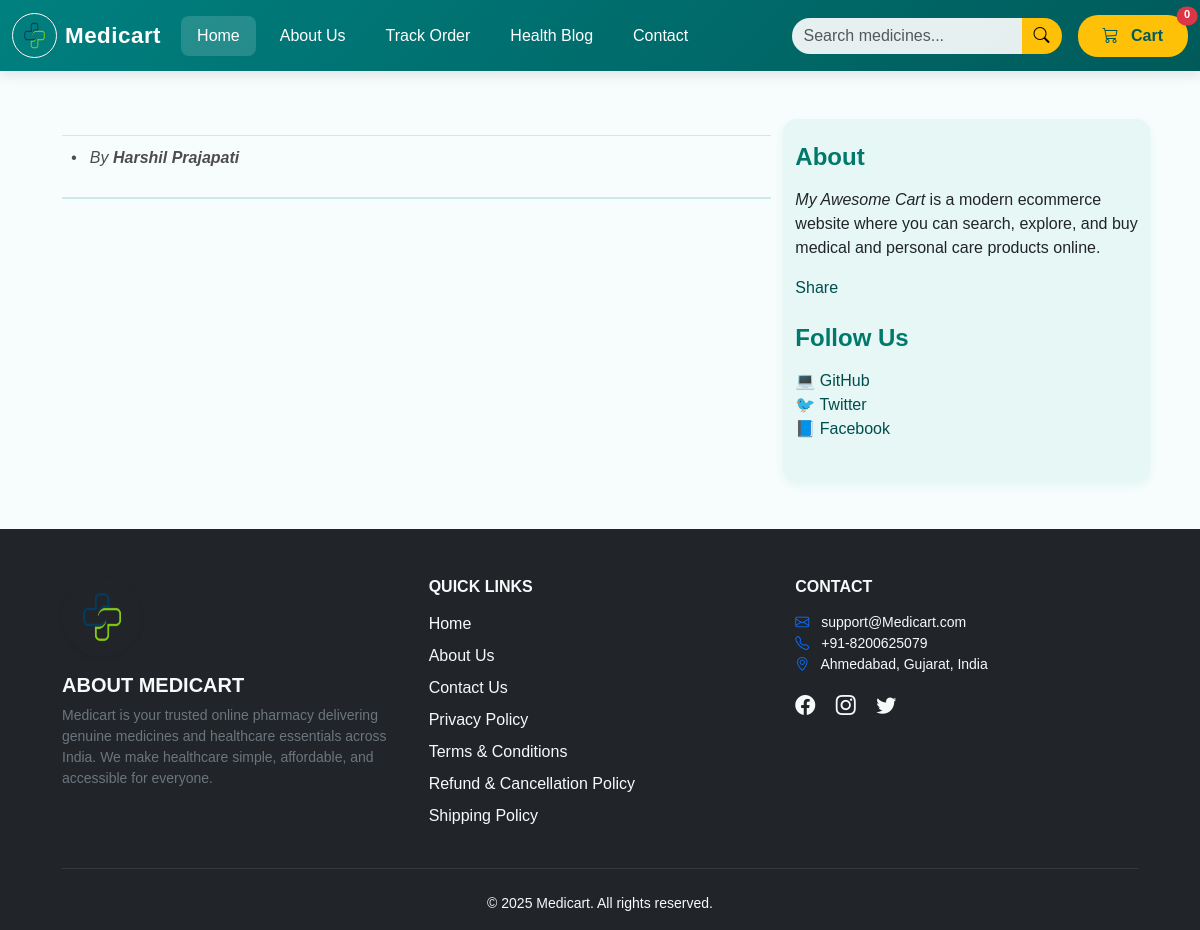
The page /blog/blogpost/2 on the database as committed earlier.
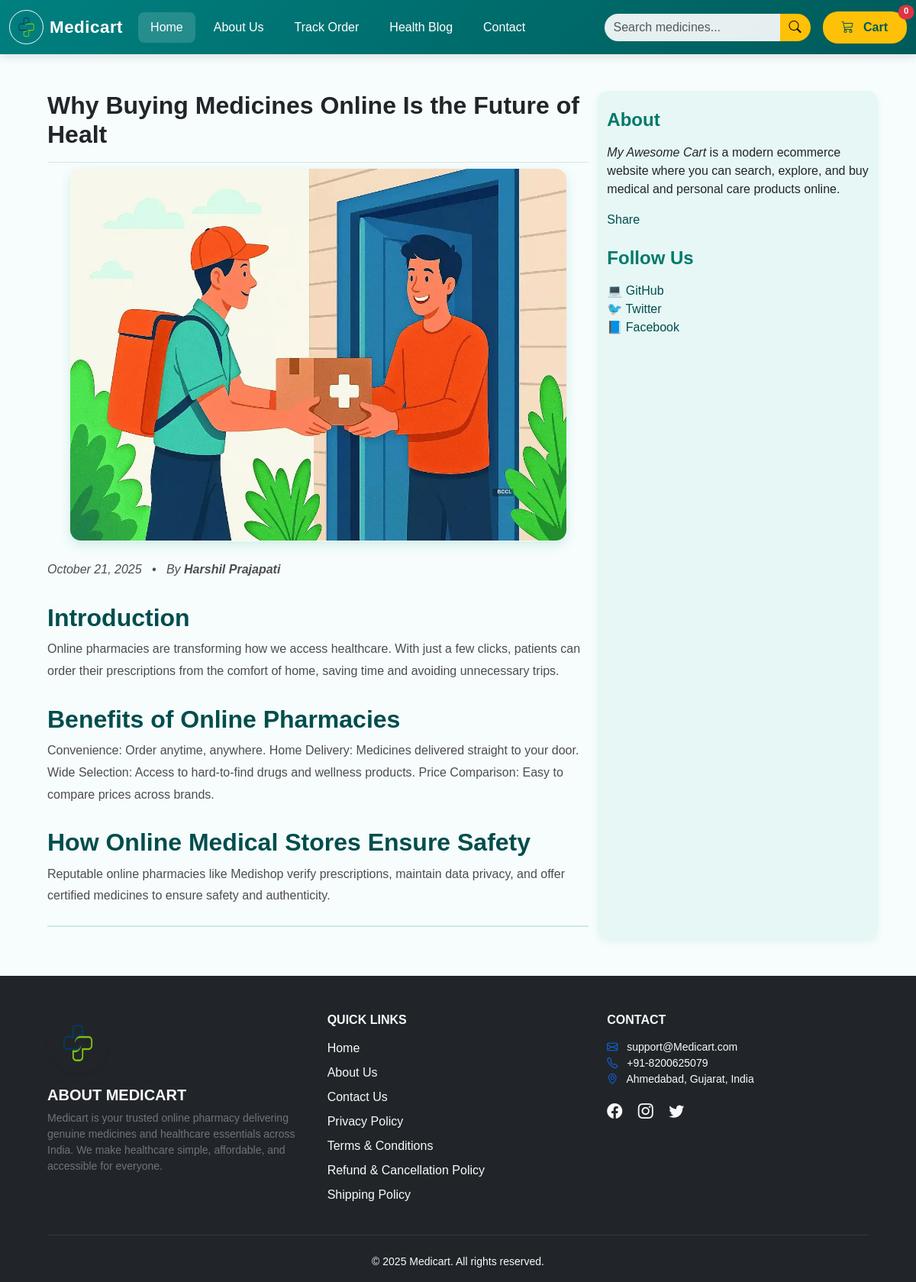
The same page on the database as committed later.
### blog/models.py (models this page shows, shortened)
class Blogpost(models.Model):
    post_id = models.AutoField(primary_key=True)
    title = models.CharField(max_length=50)
    head0 = models.CharField(max_length=500, default="")
    chead0 = models.CharField(max_length=5000, default="")
    head1= models.CharField(max_length=500, default="")
    chead1= models.CharField(max_length=5000, default="")
    head2= models.CharField(max_length=500, default="")
    chead2= models.CharField(max_length=5000, default="")
    pub_date = models.DateField()
    thumbnail = models.ImageField(upload_to='store/images', default="")

### blog/views.py (the view)
# urls.py: path("blogpost/<int:myid>",views.blogpost,name="blogPost"),
def blogpost(request, myid=None):
    post = None
    if myid:
        try:
            post = Blogpost.objects.get(post_id=myid)
        except Blogpost.DoesNotExist:
            post = None
    return render(request, 'blog/blogpost.html', {'post': post})

### blog/templates/blog/blogpost.html (shortened to what this page needs)
{% extends 'blog/basic.html' %}
{% load static %}
{% block body %}
<link href="https://cdnjs.cloudflare.com/ajax/libs/aos/2.3.4/aos.css" rel="stylesheet">
<div class="container mt-5">
  <div class="row g-4">
    <div class="col-md-8 aos-item" data-aos="fade-right">
      <h2 class="pb-3 border-bottom fw-semibold text-teal">
        {{ post.title }}
      </h2>
      <div class="blog-post">
        {% if post.thumbnail %}
          <img src="/media/{{ post.thumbnail }}" alt="{{ post.title }}" data-aos="zoom-in">
        {% endif %}
        <p class="blog-post-meta" data-aos="fade-up">
          {{ post.pub_date|date:"F d, Y" }} &nbsp; • &nbsp; By <strong>Harshil Prajapati</strong>
        </p>
        {% if post.head0 %}
          <h2 data-aos="fade-up">{{ post.head0 }}</h2>
          <p data-aos="fade-up" data-aos-delay="100">{{ post.chead0 }}</p>
        {% endif %}
        {% if post.head1 %}
          <h2 data-aos="fade-up" data-aos-delay="200">{{ post.head1 }}</h2>
          <p data-aos="fade-up" data-aos-delay="300">{{ post.chead1 }}</p>
        {% endif %}
        {% if post.head2 %}
          <h2 data-aos="fade-up" data-aos-delay="400">{{ post.head2 }}</h2>
          <p data-aos="fade-up" data-aos-delay="500">{{ post.chead2 }}</p>
        {% endif %}
        <div class="fb-comments mt-4"
             data-href="http://127.0.0.1:8000/blog/blogpost/{{ post.post_id }}"
             data-width="100%"
             data-numposts="5">
        </div>
      </div>
    </div>
    <aside class="col-md-4 aos-item" data-aos="fade-left">
      <div class="mb-4">
        <h4 class="fw-bold">About</h4>
        <p class="mb-0">
          <em>My Awesome Cart</em> is a modern ecommerce website where you can search, explore, and buy medical and personal care products online.
        </p>
        <div class="my-3 fb-share-button" data-href="http://127.0.0.1:8000/blog/blogpost/1" data-layout="" data-size=""><a target="_blank" href="https://www.facebook.com/sharer/sharer.php?u=http%3A%2F%2F127.0.0.1%3A8000%2Fblog%2Fblogpost%2F1&amp;src=sdkpreparse" class="fb-xfbml-parse-ignore">Share</a></div>
      </div>
      <div class="mt-4">
        <h4 class="fw-bold">Follow Us</h4>
        <ul class="list-unstyled">
          <li><a href="#">💻 GitHub</a></li>
          <li><a href="#">🐦 Twitter</a></li>
          <li><a href="#">📘 Facebook</a></li>
        </ul>
      </div>
    </aside>
  </div>
</div>
{% endblock %}

Rows that differ between the two databases and show on the page:
added Blogpost: title "Why Buying Medicines Online Is the Future of Healt", thumbnail (picture), pub_date "October 21, 2025", head0 "Introduction", chead0 "Online pharmacies are transforming how we access healthcare. With just a few clicks, patients can order their prescriptions from the comfort of home, saving time and avoiding unnecessary trips.", head1 "Benefits of Online Pharmacies", chead1 "Convenience: Order anytime, anywhere. Home Delivery: Medicines delivered straight to your door. Wide Selection: Access to hard-to-find drugs and wellness products. Price Comparison: Easy to compare prices across brands.", head2 "How Online Medical Stores Ensure Safety", chead2 "Reputable online pharmacies like Medishop verify prescriptions, maintain data privacy, and offer certified medicines to ensure safety and authenticity."
